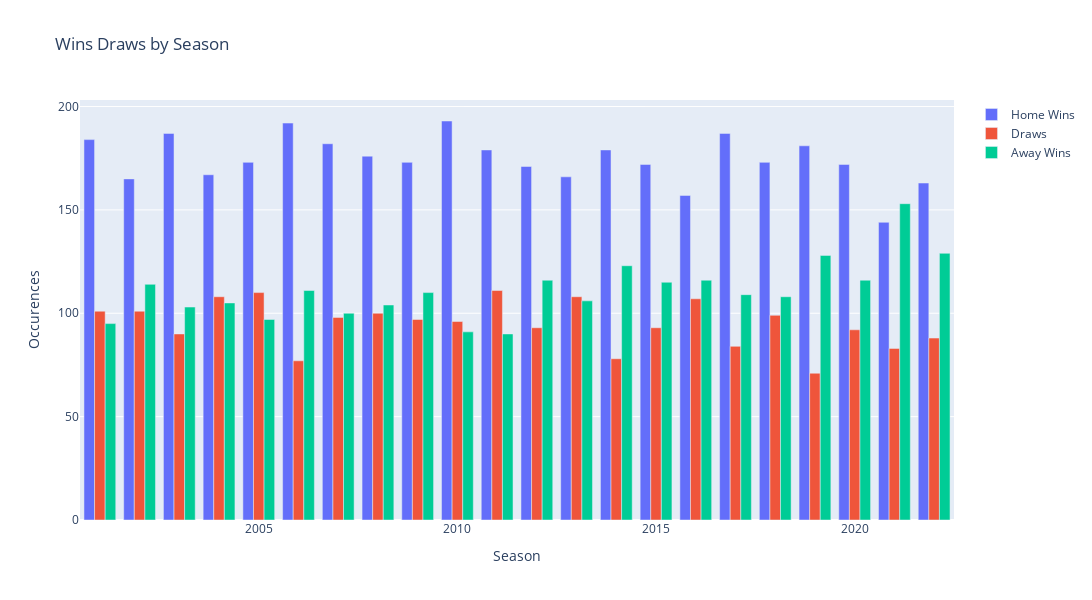

The cell this chart's notebook holds for it:
### Code cell
wdl_df = stats_df.groupby(['Season','FTR']).count().reset_index().iloc[:,:3]
wdl_df = wdl_df.rename(columns={'Date':'Outcome'})
wdl_df = wdl_df.pivot_table('Outcome',['Season'], 'FTR')
wdl_df = wdl_df[['H','D','A']].reset_index()


fig = go.Figure()
fig.add_trace(go.Bar(x=wdl_df['Season'], y=wdl_df['H'], name='Home Wins'))
fig.add_trace(go.Bar(x=wdl_df['Season'], y=wdl_df['D'], name='Draws'))
fig.add_trace(go.Bar(x=wdl_df['Season'], y=wdl_df['A'], name='Away Wins'))
fig.update_layout(title='Wins Draws by Season' ,xaxis_title='Season', yaxis_title='Occurences',
                           width=1200, height=600)

fig.show()

### Figure 1 — Plotly figure (JSON) as saved in the notebook; plotly's stock layout.template omitted (floating-point values rounded to 4 significant figures)
{"data": [{"name": "Home Wins", "type": "bar", "x": [2001, 2002, 2003, 2004, 2005, 2006, 2007, 2008, 2009, 2010, 2011, 2012, 2013, 2014, 2015, 2016, 2017, 2018, 2019, 2020, 2021, 2022], "y": [184, 165, 187, 167, 173, 192, 182, 176, 173, 193, 179, 171, 166, 179, 172, 157, 187, 173, 181, 172, 144, 163]}, {"name": "Draws", "type": "bar", "x": [2001, 2002, 2003, 2004, 2005, 2006, 2007, 2008, 2009, 2010, 2011, 2012, 2013, 2014, 2015, 2016, 2017, 2018, 2019, 2020, 2021, 2022], "y": [101, 101, 90, 108, 110, 77, 98, 100, 97, 96, 111, 93, 108, 78, 93, 107, 84, 99, 71, 92, 83, 88]}, {"name": "Away Wins", "type": "bar", "x": [2001, 2002, 2003, 2004, 2005, 2006, 2007, 2008, 2009, 2010, 2011, 2012, 2013, 2014, 2015, 2016, 2017, 2018, 2019, 2020, 2021, 2022], "y": [95, 114, 103, 105, 97, 111, 100, 104, 110, 91, 90, 116, 106, 123, 115, 116, 109, 108, 128, 116, 153, 129]}], "layout": {"height": 600, "title": {"text": "Wins Draws by Season"}, "width": 1200, "xaxis": {"title": {"text": "Season"}}, "yaxis": {"title": {"text": "Occurences"}}}}
